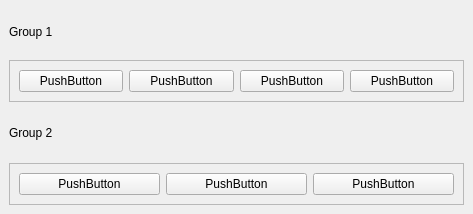
<?xml version="1.0" encoding="UTF-8"?>
<ui version="4.0">
 <class>MainWindow</class>
 <widget class="QMainWindow" name="MainWindow">
  <property name="geometry">
   <rect>
    <x>0</x>
    <y>0</y>
    <width>473</width>
    <height>214</height>
   </rect>
  </property>
  <property name="windowTitle">
   <string>MainWindow</string>
  </property>
  <widget class="QWidget" name="centralwidget">
   <layout class="QVBoxLayout" name="verticalLayout">
    <item>
     <widget class="QLabel" name="label">
      <property name="text">
       <string>Group 1</string>
      </property>
     </widget>
    </item>
    <item alignment="Qt::AlignTop">
     <widget class="QFrame" name="frame">
      <property name="frameShape">
       <enum>QFrame::StyledPanel</enum>
      </property>
      <property name="frameShadow">
       <enum>QFrame::Raised</enum>
      </property>
      <layout class="QHBoxLayout" name="horizontalLayout">
       <item>
        <widget class="QPushButton" name="pushButton_3">
         <property name="text">
          <string>PushButton</string>
         </property>
        </widget>
       </item>
       <item>
        <widget class="QPushButton" name="pushButton_2">
         <property name="text">
          <string>PushButton</string>
         </property>
        </widget>
       </item>
       <item>
        <widget class="QPushButton" name="pushButton_4">
         <property name="text">
          <string>PushButton</string>
         </property>
        </widget>
       </item>
       <item>
        <widget class="QPushButton" name="pushButton">
         <property name="text">
          <string>PushButton</string>
         </property>
        </widget>
       </item>
      </layout>
     </widget>
    </item>
    <item>
     <widget class="QLabel" name="label_2">
      <property name="text">
       <string>Group 2</string>
      </property>
     </widget>
    </item>
    <item alignment="Qt::AlignBottom">
     <widget class="QFrame" name="frame_2">
      <property name="frameShape">
       <enum>QFrame::StyledPanel</enum>
      </property>
      <property name="frameShadow">
       <enum>QFrame::Raised</enum>
      </property>
      <layout class="QHBoxLayout" name="horizontalLayout_2">
       <item>
        <widget class="QPushButton" name="pushButton_5">
         <property name="text">
          <string>PushButton</string>
         </property>
        </widget>
       </item>
       <item>
        <widget class="QPushButton" name="pushButton_6">
         <property name="text">
          <string>PushButton</string>
         </property>
        </widget>
       </item>
       <item>
        <widget class="QPushButton" name="pushButton_7">
         <property name="text">
          <string>PushButton</string>
         </property>
        </widget>
       </item>
      </layout>
     </widget>
    </item>
   </layout>
  </widget>
 </widget>
 <resources/>
 <connections/>
</ui>
